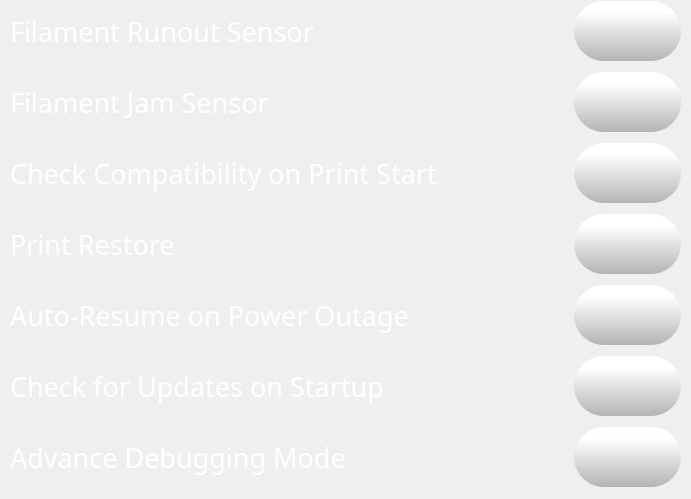
        <widget class="QWidget" name="scrollAreaWidgetContents_2">
         <property name="geometry">
          <rect>
           <x>0</x>
           <y>0</y>
           <width>691</width>
           <height>499</height>
          </rect>
         </property>
         <layout class="QVBoxLayout" name="verticalLayout_7">
          <property name="spacing">
           <number>10</number>
          </property>
          <property name="leftMargin">
           <number>10</number>
          </property>
          <property name="topMargin">
           <number>0</number>
          </property>
          <property name="rightMargin">
           <number>10</number>
          </property>
          <property name="bottomMargin">
           <number>5</number>
          </property>
          <item>
           <layout class="QHBoxLayout" name="horizontalLayout_7">
            <item>
             <widget class="QLabel" name="feedRateLabelControlPage_3">
              <property name="font">
               <font>
                <family>Montserrat</family>
                <pointsize>20</pointsize>
                <weight>50</weight>
                <bold>false</bold>
               </font>
              </property>
              <property name="styleSheet">
               <string notr="true">color: rgb(255, 255, 255);
background-color: rgba(255, 255, 255, 0);</string>
              </property>
              <property name="text">
               <string>Filament Runout Sensor</string>
              </property>
             </widget>
            </item>
            <item>
             <widget class="QPushButton" name="toggleFilamentRunoutButton">
              <property name="sizePolicy">
               <sizepolicy hsizetype="Fixed" vsizetype="Fixed">
                <horstretch>0</horstretch>
                <verstretch>0</verstretch>
               </sizepolicy>
              </property>
              <property name="minimumSize">
               <size>
                <width>107</width>
                <height>60</height>
               </size>
              </property>
              <property name="maximumSize">
               <size>
                <width>107</width>
                <height>60</height>
               </size>
              </property>
              <property name="styleSheet">
               <string notr="true">QPushButton {
    border: none; /* no border for a flat push button */
	background-color: qlineargradient(spread:pad, x1:0, y1:1, x2:0, y2:0.188, stop:0 rgba(180, 180, 180, 255), stop:1 rgba(255, 255, 255, 255));
 border-radius: 30px;

}

QPushButton:pressed {
    background-color: qlineargradient(x1: 0, y1: 0, x2: 0, y2: 1,
                                      stop: 0 #dadbde, stop: 1 #f6f7fa);
}

QPushButton:flat {
    border: none; /* no border for a flat push button */
}

QPushButton:default {
    border-color: navy; /* make the default button prominent */
}</string>
              </property>
              <property name="text">
               <string/>
              </property>
              <property name="icon">
               <iconset resource="../resources/resource.qrc">
                <normaloff>:/Icons/img/icons/switch-off.png</normaloff>
                <normalon>:/Icons/img/icons/switch-on.png</normalon>:/Icons/img/icons/switch-off.png</iconset>
              </property>
              <property name="iconSize">
               <size>
                <width>100</width>
                <height>100</height>
               </size>
              </property>
              <property name="checkable">
               <bool>true</bool>
              </property>
              <property name="checked">
               <bool>false</bool>
              </property>
             </widget>
            </item>
           </layout>
          </item>
          <item>
           <layout class="QHBoxLayout" name="horizontalLayout_8">
            <item>
             <widget class="QLabel" name="feedRateLabelControlPage_2">
              <property name="font">
               <font>
                <family>Montserrat</family>
                <pointsize>20</pointsize>
                <weight>50</weight>
                <bold>false</bold>
               </font>
              </property>
              <property name="styleSheet">
               <string notr="true">color: rgb(255, 255, 255);
background-color: rgba(255, 255, 255, 0);</string>
              </property>
              <property name="text">
               <string>Filament Jam Sensor</string>
              </property>
             </widget>
            </item>
            <item>
             <widget class="QPushButton" name="toggleFilamentJamButton">
              <property name="sizePolicy">
               <sizepolicy hsizetype="Fixed" vsizetype="Fixed">
                <horstretch>0</horstretch>
                <verstretch>0</verstretch>
               </sizepolicy>
              </property>
              <property name="minimumSize">
               <size>
                <width>107</width>
                <height>60</height>
               </size>
              </property>
              <property name="maximumSize">
               <size>
                <width>107</width>
                <height>60</height>
               </size>
              </property>
              <property name="styleSheet">
               <string notr="true">QPushButton {
    border: none; /* no border for a flat push button */
	background-color: qlineargradient(spread:pad, x1:0, y1:1, x2:0, y2:0.188, stop:0 rgba(180, 180, 180, 255), stop:1 rgba(255, 255, 255, 255));
 border-radius: 30px;

}

QPushButton:pressed {
    background-color: qlineargradient(x1: 0, y1: 0, x2: 0, y2: 1,
                                      stop: 0 #dadbde, stop: 1 #f6f7fa);
}

QPushButton:flat {
    border: none; /* no border for a flat push button */
}

QPushButton:default {
    border-color: navy; /* make the default button prominent */
}</string>
              </property>
              <property name="text">
               <string/>
              </property>
              <property name="icon">
               <iconset resource="../resources/resource.qrc">
                <normaloff>:/Icons/img/icons/switch-off.png</normaloff>
                <normalon>:/Icons/img/icons/switch-on.png</normalon>:/Icons/img/icons/switch-off.png</iconset>
              </property>
              <property name="iconSize">
               <size>
                <width>100</width>
                <height>100</height>
               </size>
              </property>
              <property name="checkable">
               <bool>true</bool>
              </property>
             </widget>
            </item>
           </layout>
          </item>
          <item>
           <layout class="QHBoxLayout" name="horizontalLayout_10">
            <item>
             <widget class="QLabel" name="feedRateLabelControlPage_5">
              <property name="font">
               <font>
                <family>Montserrat</family>
                <pointsize>20</pointsize>
                <weight>50</weight>
                <bold>false</bold>
               </font>
              </property>
              <property name="styleSheet">
               <string notr="true">color: rgb(255, 255, 255);
background-color: rgba(255, 255, 255, 0);</string>
              </property>
              <property name="text">
               <string>Check Compatibility on Print Start</string>
              </property>
             </widget>
            </item>
            <item>
             <widget class="QPushButton" name="toggleCheckPrintCompatibilityButton">
              <property name="sizePolicy">
               <sizepolicy hsizetype="Fixed" vsizetype="Fixed">
                <horstretch>0</horstretch>
                <verstretch>0</verstretch>
               </sizepolicy>
              </property>
              <property name="minimumSize">
               <size>
                <width>107</width>
                <height>60</height>
               </size>
              </property>
              <property name="maximumSize">
               <size>
                <width>107</width>
                <height>60</height>
               </size>
              </property>
              <property name="styleSheet">
               <string notr="true">QPushButton {
    border: none; /* no border for a flat push button */
	background-color: qlineargradient(spread:pad, x1:0, y1:1, x2:0, y2:0.188, stop:0 rgba(180, 180, 180, 255), stop:1 rgba(255, 255, 255, 255));
 border-radius: 30px;

}

QPushButton:pressed {
    background-color: qlineargradient(x1: 0, y1: 0, x2: 0, y2: 1,
                                      stop: 0 #dadbde, stop: 1 #f6f7fa);
}

QPushButton:flat {
    border: none; /* no border for a flat push button */
}

QPushButton:default {
    border-color: navy; /* make the default button prominent */
}</string>
              </property>
              <property name="text">
               <string/>
              </property>
              <property name="icon">
               <iconset resource="../resources/resource.qrc">
                <normaloff>:/Icons/img/icons/switch-off.png</normaloff>
                <normalon>:/Icons/img/icons/switch-on.png</normalon>:/Icons/img/icons/switch-off.png</iconset>
              </property>
              <property name="iconSize">
               <size>
                <width>100</width>
                <height>100</height>
               </size>
              </property>
              <property name="checkable">
               <bool>true</bool>
              </property>
             </widget>
            </item>
           </layout>
          </item>
          <item>
           <layout class="QHBoxLayout" name="horizontalLayout_11">
            <item>
             <widget class="QLabel" name="feedRateLabelControlPage_6">
              <property name="font">
               <font>
                <family>Montserrat</family>
                <pointsize>20</pointsize>
                <weight>50</weight>
                <bold>false</bold>
               </font>
              </property>
              <property name="styleSheet">
               <string notr="true">color: rgb(255, 255, 255);
background-color: rgba(255, 255, 255, 0);</string>
              </property>
              <property name="text">
               <string>Print Restore</string>
              </property>
             </widget>
            </item>
            <item>
             <widget class="QPushButton" name="togglePrintRestoreButton">
              <property name="sizePolicy">
               <sizepolicy hsizetype="Fixed" vsizetype="Fixed">
                <horstretch>0</horstretch>
                <verstretch>0</verstretch>
               </sizepolicy>
              </property>
              <property name="minimumSize">
               <size>
                <width>107</width>
                <height>60</height>
               </size>
              </property>
              <property name="maximumSize">
               <size>
                <width>107</width>
                <height>60</height>
               </size>
              </property>
              <property name="styleSheet">
               <string notr="true">QPushButton {
    border: none; /* no border for a flat push button */
	background-color: qlineargradient(spread:pad, x1:0, y1:1, x2:0, y2:0.188, stop:0 rgba(180, 180, 180, 255), stop:1 rgba(255, 255, 255, 255));
 border-radius: 30px;

}

QPushButton:pressed {
    background-color: qlineargradient(x1: 0, y1: 0, x2: 0, y2: 1,
                                      stop: 0 #dadbde, stop: 1 #f6f7fa);
}

QPushButton:flat {
    border: none; /* no border for a flat push button */
}

QPushButton:default {
    border-color: navy; /* make the default button prominent */
}</string>
              </property>
              <property name="text">
               <string/>
              </property>
              <property name="icon">
               <iconset resource="../resources/resource.qrc">
                <normaloff>:/Icons/img/icons/switch-off.png</normaloff>
                <normalon>:/Icons/img/icons/switch-on.png</normalon>:/Icons/img/icons/switch-off.png</iconset>
              </property>
              <property name="iconSize">
               <size>
                <width>100</width>
                <height>100</height>
               </size>
              </property>
              <property name="checkable">
               <bool>true</bool>
              </property>
             </widget>
            </item>
           </layout>
          </item>
          <item>
           <layout class="QHBoxLayout" name="horizontalLayout_14">
            <item>
             <widget class="QLabel" name="feedRateLabelControlPage_9">
              <property name="font">
               <font>
                <family>Montserrat</family>
                <pointsize>20</pointsize>
                <weight>50</weight>
                <bold>false</bold>
               </font>
              </property>
              <property name="styleSheet">
               <string notr="true">color: rgb(255, 255, 255);
background-color: rgba(255, 255, 255, 0);</string>
              </property>
              <property name="text">
               <string>Auto-Resume on Power Outage</string>
              </property>
             </widget>
            </item>
            <item>
             <widget class="QPushButton" name="toggleAutoResumeButton">
              <property name="sizePolicy">
               <sizepolicy hsizetype="Fixed" vsizetype="Fixed">
                <horstretch>0</horstretch>
                <verstretch>0</verstretch>
               </sizepolicy>
              </property>
              <property name="minimumSize">
               <size>
                <width>107</width>
                <height>60</height>
               </size>
              </property>
              <property name="maximumSize">
               <size>
                <width>107</width>
                <height>60</height>
               </size>
              </property>
              <property name="styleSheet">
               <string notr="true">QPushButton {
    border: none; /* no border for a flat push button */
	background-color: qlineargradient(spread:pad, x1:0, y1:1, x2:0, y2:0.188, stop:0 rgba(180, 180, 180, 255), stop:1 rgba(255, 255, 255, 255));
 border-radius: 30px;

}

QPushButton:pressed {
    background-color: qlineargradient(x1: 0, y1: 0, x2: 0, y2: 1,
                                      stop: 0 #dadbde, stop: 1 #f6f7fa);
}

QPushButton:flat {
    border: none; /* no border for a flat push button */
}

QPushButton:default {
    border-color: navy; /* make the default button prominent */
}</string>
              </property>
              <property name="text">
               <string/>
              </property>
              <property name="icon">
               <iconset resource="../resources/resource.qrc">
                <normaloff>:/Icons/img/icons/switch-off.png</normaloff>
                <normalon>:/Icons/img/icons/switch-on.png</normalon>:/Icons/img/icons/switch-off.png</iconset>
              </property>
              <property name="iconSize">
               <size>
                <width>100</width>
                <height>100</height>
               </size>
              </property>
              <property name="checkable">
               <bool>true</bool>
              </property>
             </widget>
            </item>
           </layout>
          </item>
          <item>
           <layout class="QHBoxLayout" name="horizontalLayout_9">
            <item>
             <widget class="QLabel" name="feedRateLabelControlPage_4">
              <property name="font">
               <font>
                <family>Montserrat</family>
                <pointsize>20</pointsize>
                <weight>50</weight>
                <bold>false</bold>
               </font>
              </property>
              <property name="styleSheet">
               <string notr="true">color: rgb(255, 255, 255);
background-color: rgba(255, 255, 255, 0);</string>
              </property>
              <property name="text">
               <string>Check for Updates on Startup</string>
              </property>
             </widget>
            </item>
            <item>
             <widget class="QPushButton" name="toggleFirmwareUpdateButton">
              <property name="sizePolicy">
               <sizepolicy hsizetype="Fixed" vsizetype="Fixed">
                <horstretch>0</horstretch>
                <verstretch>0</verstretch>
               </sizepolicy>
              </property>
              <property name="minimumSize">
               <size>
                <width>107</width>
                <height>60</height>
               </size>
              </property>
              <property name="maximumSize">
               <size>
                <width>107</width>
                <height>60</height>
               </size>
              </property>
              <property name="styleSheet">
               <string notr="true">QPushButton {
    border: none; /* no border for a flat push button */
	background-color: qlineargradient(spread:pad, x1:0, y1:1, x2:0, y2:0.188, stop:0 rgba(180, 180, 180, 255), stop:1 rgba(255, 255, 255, 255));
 border-radius: 30px;

}

QPushButton:pressed {
    background-color: qlineargradient(x1: 0, y1: 0, x2: 0, y2: 1,
                                      stop: 0 #dadbde, stop: 1 #f6f7fa);
}

QPushButton:flat {
    border: none; /* no border for a flat push button */
}

QPushButton:default {
    border-color: navy; /* make the default button prominent */
}</string>
              </property>
              <property name="text">
               <string/>
              </property>
              <property name="icon">
               <iconset resource="../resources/resource.qrc">
                <normaloff>:/Icons/img/icons/switch-off.png</normaloff>
                <normalon>:/Icons/img/icons/switch-on.png</normalon>:/Icons/img/icons/switch-off.png</iconset>
              </property>
              <property name="iconSize">
               <size>
                <width>100</width>
                <height>100</height>
               </size>
              </property>
              <property name="checkable">
               <bool>true</bool>
              </property>
             </widget>
            </item>
           </layout>
          </item>
          <item>
           <layout class="QHBoxLayout" name="horizontalLayout_12">
            <item>
             <widget class="QLabel" name="feedRateLabelControlPage_7">
              <property name="font">
               <font>
                <family>Montserrat</family>
                <pointsize>20</pointsize>
                <weight>50</weight>
                <bold>false</bold>
               </font>
              </property>
              <property name="styleSheet">
               <string notr="true">color: rgb(255, 255, 255);
background-color: rgba(255, 255, 255, 0);</string>
              </property>
              <property name="text">
               <string>Advance Debugging Mode</string>
              </property>
             </widget>
            </item>
            <item>
             <widget class="QPushButton" name="advaceDebuggingModeButton">
              <property name="sizePolicy">
               <sizepolicy hsizetype="Fixed" vsizetype="Fixed">
                <horstretch>0</horstretch>
                <verstretch>0</verstretch>
               </sizepolicy>
              </property>
              <property name="minimumSize">
               <size>
                <width>107</width>
                <height>60</height>
               </size>
              </property>
              <property name="maximumSize">
               <size>
                <width>107</width>
                <height>60</height>
               </size>
              </property>
              <property name="styleSheet">
               <string notr="true">QPushButton {
    border: none; /* no border for a flat push button */
	background-color: qlineargradient(spread:pad, x1:0, y1:1, x2:0, y2:0.188, stop:0 rgba(180, 180, 180, 255), stop:1 rgba(255, 255, 255, 255));
 border-radius: 30px;

}

QPushButton:pressed {
    background-color: qlineargradient(x1: 0, y1: 0, x2: 0, y2: 1,
                                      stop: 0 #dadbde, stop: 1 #f6f7fa);
}

QPushButton:flat {
    border: none; /* no border for a flat push button */
}

QPushButton:default {
    border-color: navy; /* make the default button prominent */
}</string>
              </property>
              <property name="text">
               <string/>
              </property>
              <property name="icon">
               <iconset resource="../resources/resource.qrc">
                <normaloff>:/Icons/img/icons/switch-off.png</normaloff>
                <normalon>:/Icons/img/icons/switch-on.png</normalon>:/Icons/img/icons/switch-off.png</iconset>
              </property>
              <property name="iconSize">
               <size>
                <width>100</width>
                <height>100</height>
               </size>
              </property>
              <property name="checkable">
               <bool>true</bool>
              </property>
             </widget>
            </item>
           </layout>
          </item>
         </layout>
        </widget>
